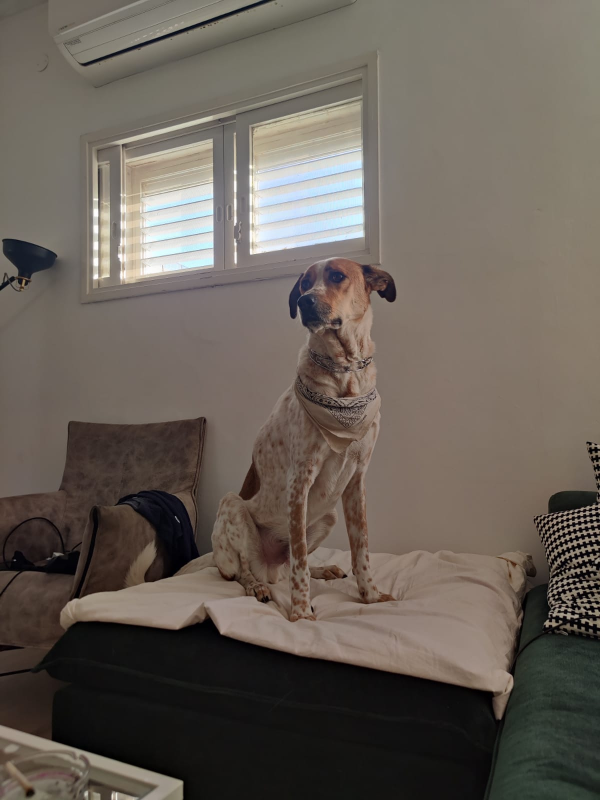
#> input picture Resources/Photos/Buddy01.jpeg, 1200 x 1600 px (shown at 1/2 size); the run also reads 1 picture not shown here
$ jupyter execute --allow-errors 'Open CV Basics.ipynb'
#> lines starting #> are read from the running program, lines starting #| are printed output that depends on the picture; after the words box and inside, x2 and y2 are one past the last pixel; in counts of white or black regions, pixels touching at a corner belong together
# This project contains examples and explanations that cover most of the basic functionality of Open-CV.
### Author: Niv Rave
<a href="https://github.com/NivRave">My Github profile</a></br>
Contact via e-mail: nivikr@gmail.com
<a href="https://opencv.org/">Open-CV official website</a></br>
<a href="https://www.geeksforgeeks.org/set-opencv-anaconda-environment/">Geeks For Geeks - set Open-CV and anaconda</a></br>

## Imports

[cell 1]
import cv2 as cv #Import open-cv
import numpy as np #Import numpy
import matplotlib.pyplot as plt #Import matplotlib

## Basic operations
### Import, read and display an image or video.

<h4>Image Basics</h4>
Read (import) and show an image.</br>
The used functions are cv.imread() for reading and importing and cv.imshow() for displaying the image in a new window.</br>
View the official documentation for more information:</br>
<a href="https://docs.opencv.org/3.4/d4/da8/group__imgcodecs.html#ga288b8b3da0892bd651fce07b3bbd3a56">imread</a></br>
<a href="https://docs.opencv.org/3.4/d7/dfc/group__highgui.html#ga453d42fe4cb60e5723281a89973ee563">imshow</a></br>
cv.waitKey() is used to set the image show delay to 0.</br>
<a href="https://docs.opencv.org/3.4/d7/dfc/group__highgui.html#ga5628525ad33f52eab17feebcfba38bd7">waitKey</a></br>

[cell 2]
img = cv.imread('Resources/Photos/Buddy01.jpeg')#Import an image and assign to a variable.
#> img is the input picture: shape (1600, 1200, 3); mean B, G, R 87.7, 95.9, 104.1
cv.imshow('Buddy', img)#Display the image in a new window. set 'Buddy' as the window title.
cv.waitKey(0)#Set delay to 0

<h4>Video Basics</h4>
Read (import) and play an existing video.</br>
The video is imported and saved in the 'cap' variable using cv.VideoCapture(). View
<a href="https://docs.opencv.org/3.4/d8/dfe/classcv_1_1VideoCapture.html">VideoCapture</a></br>
The play proccess is using an infinite 'while' loop, with the following flow:</br>
1. Frame read: Using the cv.VideoCapture().read() method, a frame is read and assigned to a 'frame' variableand a boolean value is returned to the ret_val variable. View <a href="https://docs.opencv.org/3.4/d8/dfe/classcv_1_1VideoCapture.html#a473055e77dd7faa4d26d686226b292c1">VideoCapture.read</a></br>
2. If the read() worked, display the frame in a new window using cv.imshow().
3. Check the loop's manual stop condition - if the 'q' key was pressed the loop will break and the play will stop.
4. If the read() returned False the loop will break.</br>
When the loop ends, we use VideoCapture().release() to release the video capture object and cv.destroyAllWindows()</br>
to close all open frames/windows.</br>
View:</br>
<a href="https://docs.opencv.org/3.4/d8/dfe/classcv_1_1VideoCapture.html#afb4ab689e553ba2c8f0fec41b9344ae6">VideoCapture.release</a></br>
<a href="https://docs.opencv.org/3.4/d7/dfc/group__highgui.html#ga6b7fc1c1a8960438156912027b38f481">destroyAllWindows</a></br>

[cell 3]
cap = cv.VideoCapture('Resources/Videos/Buddy01.mp4')#Import the video and assign to a variable.
while True:
    ret_val, frame = cap.read()#Captrure the next frame
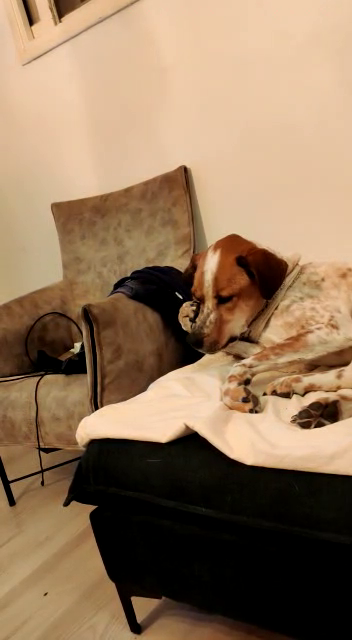
#> input picture frame 82 of Resources/Videos/Buddy01.mp4, 352 x 640 px
#> frame is the input picture: shape (640, 352, 3); mean B, G, R 92.2, 119.9, 147.5
    if ret_val == True:#If a frame exists
        cv.imshow('Buddy Video', frame)#Display the current frame
        if cv.waitKey(25) & 0xFF==ord('q'):#Press 'q' key to stop and exit
#> (key q is pressed here)
            break
    else:#No frame exists, break the loop
        break

cap.release()#Release the video capture object
cv.destroyAllWindows()#Close all the windows/frames

<h4>Rescale Basics</h4>
The below defined function resize_frame() takes a frame and scale (set to default = 75%) as arguments and</br>
returns a resized frame using the cv.resize() function.</br>
<b>The usage of cv.resize() will be further explored in the more advanced sections</b></br>
View <a href="https://docs.opencv.org/3.4/da/d54/group__imgproc__transform.html#ga47a974309e9102f5f08231edc7e7529d">resize</a></br>
The image height equals to the 'shape 0' value - number of rows and the width to 'shape 1' - number of columns.</br></br>

---
In the following cells we apply the function to the previous used image and video display algorithms to view the outcome.</br>

[cell 4]
def resize_frame(frame, scale=0.75):
#> called with scale = 0.75
    height = int(frame.shape[0]*scale)#Rescale new height
    width = int(frame.shape[1]*scale)#Rescale new width
    return cv.resize(frame, (width, height), interpolation=cv.INTER_AREA)#Resize and return the resized frame

[cell 5]
## Display the original and resized images
img = cv.imread('Resources/Photos/Buddy01.jpeg')#Import an image and assign to a variable
resized_img = resize_frame(img)#Resize the image using the above created function resize_frame()
resized_img2 = resize_frame(img, 0.5)#Resize the image to 50% using the above created function resize_frame()
cv.imshow('Buddy', img)#Display the original image in a new window
cv.imshow('Buddy Resized', resized_img)#Display the resized image in a new window
cv.imshow('Buddy Resized 2', resized_img2)#Display the resized image in a new window

cv.waitKey(0)#Set delay to 0

[cell 6]
## Display the original and resized video
cap = cv.VideoCapture('Resources/Videos/Buddy01.mp4')#Import the video and assign to a variable
while True:
    ret_val, frame = cap.read()#Captrure the next frame
    if ret_val == True:#If a frame exists
        frame_resized = resize_frame(frame)
        cv.imshow('Buddy Video', frame)#Display the original frame
        cv.imshow('Buddy Video Resized', frame_resized)#Display the resized frame
        if cv.waitKey(25) & 0xFF==ord('q'):#Press 'q' key to stop and exit
#> (key q is pressed here)
            break
    else:#No frame exists, break the loop
        break

cap.release()#Release the video capture object
cv.destroyAllWindows()#Close all the windows/frames

## Draw, paint and text basics

<h4>Canvas creation</h4>
The function create_canvas() implemented below creates and returns a new blac/white canvas to be assigned to a variable and used.</br>
If called as '= create_canvas()' the function will return a new 300X300 sized white canvas.</br>
The function accepts width and height parameters and any 3<sup>rd</sup> arguments will cause the returned canvas to be black.

[cell 7]
## Canvas creation function
def create_canvas(width=300, height=300, colour="white"):
    if colour == "white":
        return np.full((int(width),int(height),3),255, dtype = 'uint8')#Create a white canvas using a numpy array, sized 300X300.
    else:
        return np.zeros((int(width),int(height),3), dtype = 'uint8')#Create a black canvas using a numpy array, sized 300X300.

[cell 8]
## Basic image painting - canvas creation
black_canvas = create_canvas(250,250,"black")
cv.imshow('Black canvas', black_canvas)
white_canvas = create_canvas()
cv.imshow('White canvas', white_canvas)
cv.waitKey(0)

<h4>Single colour painting</h4>
The cell below demonstrates a single colour painting.</br>
By defining the entire canvas cell values to be any single color B/G/R value we can paint the entire canvas.</br>
Try different B,G,R combinations (0-255 each) to test different colours.</br>

[cell 9]
## Basic image painting - one color canvas painting
canvas = create_canvas()
canvas[:] = 0,0,255
cv.imshow('Red Canvas', canvas)
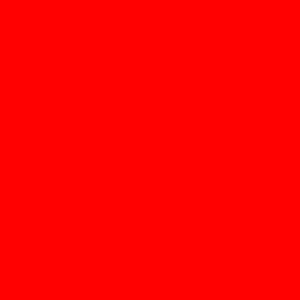
#> window 'Red Canvas': shape (300, 300, 3); mean B, G, R 0, 0, 255
canvas[:] = 0,255,0
cv.imshow('Green Canvas', canvas)
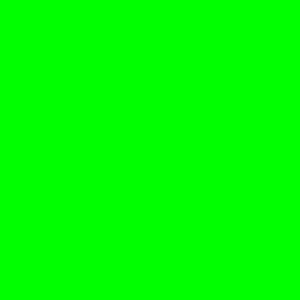
#> window 'Green Canvas': shape (300, 300, 3); mean B, G, R 0, 255, 0
canvas[:] = 255,0,0
cv.imshow('Blue Canvas', canvas)
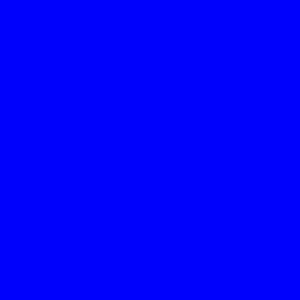
#> window 'Blue Canvas': shape (300, 300, 3); mean B, G, R 255, 0, 0
cv.waitKey(0)

<h4>Horizontal/vertical painting</h4>
The cell below presents different horizontal/vertical black and white painting combinations.</br>
In those examples the canvas was divided as 50-50. Change the indexing to try different combinations.</br>
Change the assigned values (B,G,R) to check different colour combinations.</br>

[cell 10]
## Basic image painting - shape painting
# Horizontal
canvas = create_canvas()
canvas[150:] = 0,0,0#Set all rows > 150 to value 0,0,0 -> black colour
cv.imshow('White and black horizontal split', canvas)
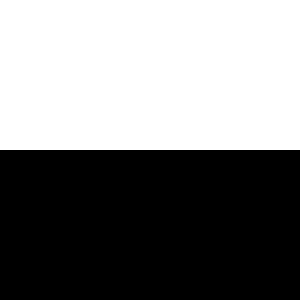
#> window 'White and black horizontal spl': shape (300, 300, 3); 50% white; 1 white region, box (x1, y1, x2, y2) and area: (0, 0, 300, 150) 45000
canvas[0:150] = 0,0,0#Set all rows < 150 to value 0,0,0 -> black colour
canvas[150:] = 255,255,255#Set all rows > 150 to value 255,255,255 -> white colour
cv.imshow('Black and white horizontal split', canvas)
# Vertical
canvas = create_canvas()
canvas[:,150:] = 0,0,0#Set all columns > 150 to value 0,0,0 -> black colour
cv.imshow('White and black vertical split', canvas)
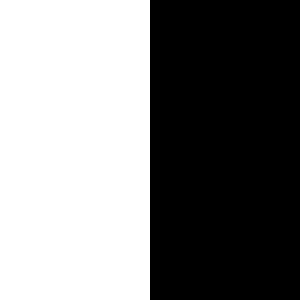
#> window 'White and black vertical split': shape (300, 300, 3); 50% white; 1 white region, box (x1, y1, x2, y2) and area: (0, 0, 150, 300) 45000
canvas[:,0:150] = 0,0,0#Set all rows < 150 to value 0,0,0 -> black colour
canvas[:,150:] = 255,255,255#Set all rows > 150 to value 255,255,255 -> white colour
cv.imshow('Black and white vertical split', canvas)
cv.waitKey(0)

<h4>Open CV shapes</h4>
This section contains different shapes painted using different open-cv functions.</br>
View <a href="https://docs.opencv.org/3.4/d6/d6e/group__imgproc__draw.html#ga7078a9fae8c7e7d13d24dac2520ae4a2">line</a></br>
View <a href="https://docs.opencv.org/3.4/d6/d6e/group__imgproc__draw.html#ga07d2f74cadcf8e305e810ce8eed13bc9">rectangle</a></br>
View <a href="https://docs.opencv.org/3.4/d6/d6e/group__imgproc__draw.html#gaf10604b069374903dbd0f0488cb43670">circle</a>

[cell 11]
#Line
canvas = create_canvas()
cv.line(canvas, (0,0), (canvas.shape[1]//2,canvas.shape[0]//2), (0,0,0), thickness=5)#Create a diagonal line, starting at (0,0), spreading to the center with thickness=5 px
cv.imshow('Diagonal line', canvas)
canvas = create_canvas()
cv.line(canvas, (canvas.shape[1]//2,0), (canvas.shape[1]//2,canvas.shape[0]), (0,0,0), thickness=5)#Create a diagonal line, starting at (0,0), spreading to the center with thickness=5 px
cv.imshow('Vertical center line', canvas)
canvas = create_canvas()
cv.line(canvas, (0,canvas.shape[0]//2), (canvas.shape[1],canvas.shape[0]//2), (0,0,0), thickness=5)#Create a diagonal line, starting at (0,0), spreading to the center with thickness=5 px
cv.imshow('Horizontal center line', canvas)
canvas = create_canvas()
cv.line(canvas, (canvas.shape[1]//2,0), (canvas.shape[1]//2,canvas.shape[0]), (0,0,0), thickness=5)#Create a diagonal line, starting at (0,0), spreading to the center with thickness=5 px
cv.line(canvas, (0,canvas.shape[0]//2), (canvas.shape[1],canvas.shape[0]//2), (0,0,0), thickness=5)#Create a diagonal line, starting at (0,0), spreading to the center with thickness=5 px
cv.imshow('Cross', canvas)
cv.waitKey(0)

[cell 12]
#Empty rectrangle
canvas = create_canvas()
cv.rectangle(canvas, (0,0), (canvas.shape[1]//2,canvas.shape[0]//2), (0,0,0), thickness=1)#Create a rectangle, starting at (0,0), spreading to (150,150) with a thickness of 1 px
#> canvas: shape (300, 300, 3); 99.3% white; black in thin lines or dots, all inside (x1, y1, x2, y2) = (0, 0, 151, 151)
cv.imshow('Basic black rectangle', canvas)
canvas = create_canvas()
cv.rectangle(canvas, (canvas.shape[1]//2,canvas.shape[0]//2), (canvas.shape[1],canvas.shape[0]), (0,0,0), thickness=1)#Create a rectangle, starting at (0,0), spreading to (150,150) with a thickness of 1 px
#> canvas: shape (300, 300, 3); 99.7% white; black in thin lines or dots, all inside (x1, y1, x2, y2) = (150, 150, 300, 300)
cv.imshow('Basic black rectangle 2', canvas)
canvas = create_canvas()
cv.rectangle(canvas, (100,100), (200,200), (0,0,0), thickness=2)#Create a rectangle around the center with a thickness of 2 px
#> canvas: shape (300, 300, 3); 98.7% white; 1 black region, box (x1, y1, x2, y2) and area: (99, 99, 202, 202) 1196
cv.imshow('Centered black rectangle', canvas)
cv.waitKey(0)

[cell 13]
#Filled rectrangle
canvas = create_canvas()
cv.rectangle(canvas, (0,0), (canvas.shape[1]//2,canvas.shape[0]//2), (0,0,0), thickness=cv.FILLED)#Create a filled rectangle, starting at (0,0), spreading to (150,150)
#> canvas: shape (300, 300, 3); 74.7% white; 1 black region, box (x1, y1, x2, y2) and area: (0, 0, 151, 151) 22801
cv.imshow('Basic black rectangle', canvas)
canvas = create_canvas()
cv.rectangle(canvas, (canvas.shape[1]//2,canvas.shape[0]//2), (canvas.shape[1],canvas.shape[0]), (0,0,0), thickness=cv.FILLED)#Create a filled rectangle, starting at (0,0), spreading to (150,150)
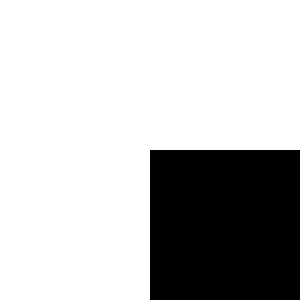
#> canvas: shape (300, 300, 3); 75% white; 1 black region, box (x1, y1, x2, y2) and area: (150, 150, 300, 300) 22500
canvas = create_canvas()
cv.rectangle(canvas, (100,100), (200,200), (0,0,0), thickness=cv.FILLED)#Create a filled rectangle around the center
#> canvas: shape (300, 300, 3); 88.7% white; 1 black region, box (x1, y1, x2, y2) and area: (100, 100, 201, 201) 10201
cv.imshow('Centered black rectangle', canvas)
cv.waitKey(0)

[cell 14]
#Empty circle
canvas = create_canvas()
cv.circle(canvas, (canvas.shape[1]//2,canvas.shape[0]//2), 10, (0,0,0), thickness=1)#Create a circle around the center, radius = 10, thickness of 1 px
#> canvas: shape (300, 300, 3); 99.9% white; black in thin lines or dots, all inside (x1, y1, x2, y2) = (140, 140, 161, 161)
cv.imshow('Circle 1', canvas)
canvas = create_canvas()
cv.circle(canvas, (canvas.shape[1]//2,canvas.shape[0]//2), 50, (0,0,0), thickness=2)#Create a circle around the center, radius = 50, thickness of 2 px
#> canvas: shape (300, 300, 3); 99% white; black in thin lines or dots, all inside (x1, y1, x2, y2) = (99, 99, 202, 202)
cv.imshow('Circle 2', canvas)
cv.waitKey(0)

[cell 15]
#Filled circle
canvas = create_canvas()
cv.circle(canvas, (canvas.shape[1]//2,canvas.shape[0]//2), 10, (0,0,0), thickness=cv.FILLED)#Create a filled circle around the center, radius = 10
#> canvas: shape (300, 300, 3); 99.6% white; 1 black region, box (x1, y1, x2, y2) and area: (140, 140, 161, 161) 317
cv.imshow('Circle 1', canvas)
canvas = create_canvas()
cv.circle(canvas, (canvas.shape[1]//2,canvas.shape[0]//2), 50, (0,0,0), thickness=cv.FILLED)#Create a filled circle around the center, radius = 50
#> canvas: shape (300, 300, 3); 91.3% white; 1 black region, box (x1, y1, x2, y2) and area: (100, 100, 201, 201) 7845
cv.imshow('Circle 2', canvas)
cv.waitKey(0)

<h4>Circles pattern</h4>
In this cell we draw mutliple circles as a pattern.</br>
We use numpy.linspace() to create an array of integers to be used as radiuses.</br>
View <a href="https://numpy.org/doc/stable/reference/generated/numpy.linspace.html">numpy.linspace</a></br>
The array will contain integers between 10 to 100 with a jump of 10.</br>
To create the pattern we loop through the radiuses array and add a new circle with each radius to the canvas.</br>
Change the circles to any other shape (rectangle, etc.) by changing the cv.circle() function to another one of choise.

[cell 16]
canvas = create_canvas()
radiuses = np.linspace(10,100,10, dtype=int)#Create radius array, 10 points between 10 and 100
for radius in radiuses:
    cv.circle(canvas, (canvas.shape[1]//2,canvas.shape[0]//2), radius, (0,0,0), thickness=1)#Create a circle around the center, radius changes, thickness of 1 px
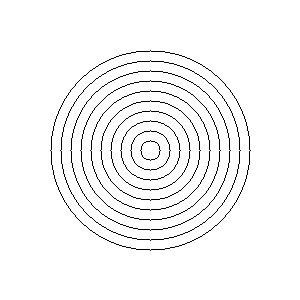
#> canvas: shape (300, 300, 3); 96.6% white; black in thin lines or dots, all inside (x1, y1, x2, y2) = (50, 50, 251, 251)
cv.imshow('Circles', canvas)
cv.waitKey(0)

<h4>Add text to image</h4>
The cells below show the basic method of writing text to an image with different examples.</br>
Adding the text using the cv.putText() function</br>
Change the content (string), Point (first tuple), font (cv.FONT_HERSHEY_*), colour (second tuple), scale (double) and thickness (integer) to modify the added text)</br>
View <a href="https://docs.opencv.org/3.4/d6/d6e/group__imgproc__draw.html#ga5126f47f883d730f633d74f07456c576">putText</a></br>

[cell 17]
canvas = create_canvas()
cv.putText(canvas, 'Hello World!', (50,50), cv.FONT_HERSHEY_SIMPLEX, 1.0, 2)#Add the text 'Hello World!' starting at (50,50) with a thickness of 2 px
cv.imshow('Hello World!', canvas)
canvas = create_canvas()
cv.putText(canvas, 'Hello World!', (50,200), cv.FONT_HERSHEY_SIMPLEX, 1.0, (0,0,255), 2)#Add the text 'Hello World!' starting at (50,200) with a red colour thickness of 2 px
cv.imshow('Hello World! low red', canvas)
canvas = create_canvas()
cv.putText(canvas, 'Hello World!', (50,50), cv.FONT_HERSHEY_SIMPLEX, 0.5, 5)#Add the text 'Hello World!' starting at (50,50), scaled to 50% with a thickness of 5 px
cv.imshow('Hello World! small', canvas)
cv.waitKey(0)

## Basic Image Manipulation
The following section contain different basic image manipulation methods.</br>

<h4>Convert a coloured image to grayscale</h4>
The next cell imports an image and converts it to grayscale.</br>
There are many algorithms that require the usage of grayscale images as input, which makes this function very important to know.</br>
We use the cv.imread() function to import and the cv.cvtColor() with the 'cv.COLOR_BGR2GRAY' integer code to convert to grayscale.</br>
View <a href="https://docs.opencv.org/3.4/d8/d01/group__imgproc__color__conversions.html#ga397ae87e1288a81d2363b61574eb8cab">cvtColor</a></br>

[cell 18]
img = cv.imread('Resources/Photos/Buddy02.jpeg')#Import an image and assign to a variable.
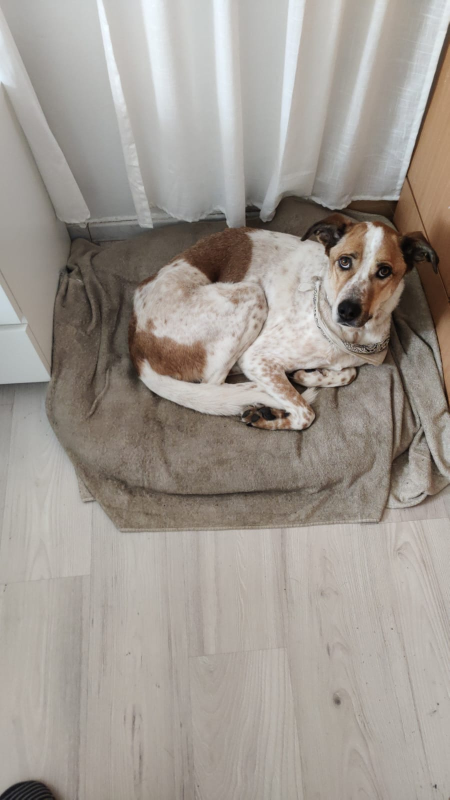
#> input picture Resources/Photos/Buddy02.jpeg, 899 x 1599 px (shown at 1/2 size)
#> img is the input picture: shape (1599, 899, 3); mean B, G, R 145.6, 152.8, 159.7
gray_image = cv.cvtColor(img, cv.COLOR_BGR2GRAY)#Convert to grayscale
cv.imshow('Original Buddy', img)
cv.imshow('Gray Buddy', gray_image)
cv.waitKey(0)

<h4>Threshold image</h4>
Some algorithms require a binary representation of an image (complete black or white).</br>
For that, we convert a grayscale image to binary by a certain threhold using the cv.threshold() function.</br>
The function takes the image,  a threshold value, the max value to be used and a threshold type.</br>
The conversion happens by dividing the image to 0 and 1, black and white - according to the given threshold type.</br>
Different threshold values will affect the seperation/division.</br>
The first cell below contains examples of binary and inverted binary threshold types, each with 2 different threshold values.</br>
The second cell contains an example of an adaptive threshold, using cv.adaptiveThreshold(), which is a way of calculating the optimad threshold according to a chosen adaptive threshold type.</br>
The function cv.adaptiveThreshold() takes and adaptive threshold type, the kernel size and a constant to be removed from the mean.</br>
View <a href="https://docs.opencv.org/3.4/d7/d1b/group__imgproc__misc.html#gae8a4a146d1ca78c626a53577199e9c57">threshold</a></br>
View <a href="https://docs.opencv.org/3.4/d7/d1b/group__imgproc__misc.html#gaa9e58d2860d4afa658ef70a9b1115576
">threshold types</a></br>
View <a href="https://docs.opencv.org/3.4/d7/d1b/group__imgproc__misc.html#ga72b913f352e4a1b1b397736707afcde3">adaptiveThreshold</a></br>
View <a href="https://docs.opencv.org/3.4/d7/d1b/group__imgproc__misc.html#gaa42a3e6ef26247da787bf34030ed772c
">adaptive threshold types</a></br>

[cell 19]
img = cv.imread('Resources/Photos/Buddy01.jpeg', cv.IMREAD_GRAYSCALE)#Import an image, convert to grayscale and assigne to a variable
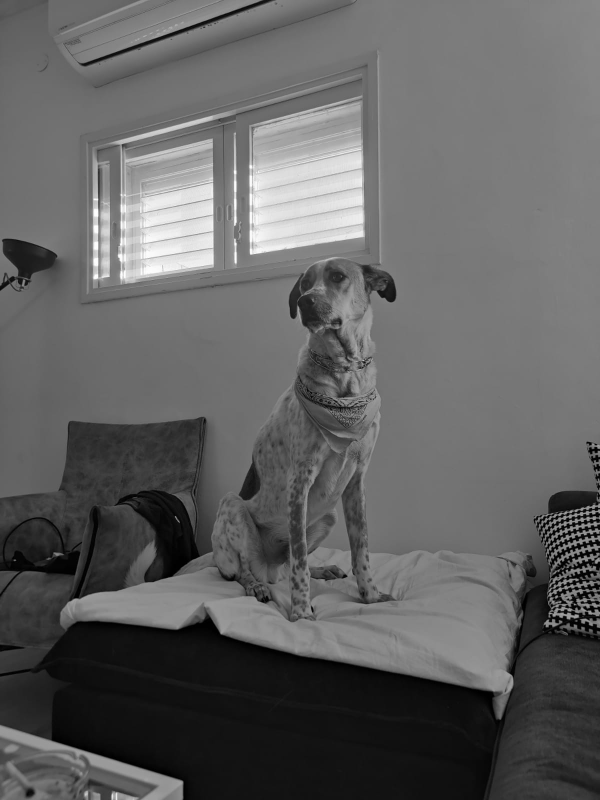
#> img: shape (1600, 1200) (shown at 1/2 size); min 0, max 255, mean 97.4
img = cv.resize(img, (img.shape[1]//2,img.shape[0]//2), interpolation = cv.INTER_AREA)
#> img: shape (800, 600)
cv.imshow('Gray Buddy', img)
th1, threshold_binary = cv.threshold(img, 150, 255, cv.THRESH_BINARY)#Create a binary image with a threshold of 150 using THRESH_BINARY
#> threshold_binary: shape (800, 600); 6.5% white; 149 white regions (125 under 20 px), largest, box (x1, y1, x2, y2) and area: (249, 96, 365, 255) 14851, (117, 139, 214, 284) 11370, (93, 157, 110, 282) 1396
#> (the rest of the program and of its run is left out)
